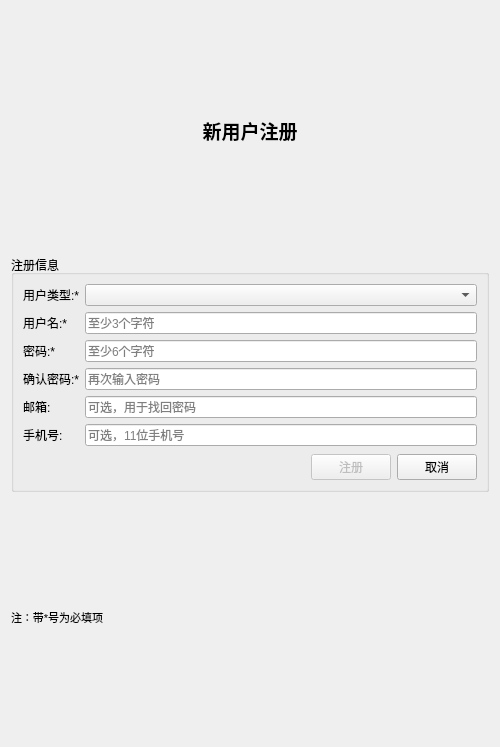
<?xml version="1.0" encoding="UTF-8"?>
<ui version="4.0">
 <class>RegisterDialog</class>
 <widget class="QDialog" name="RegisterDialog">
  <property name="geometry">
   <rect>
    <x>0</x>
    <y>0</y>
    <width>500</width>
    <height>747</height>
   </rect>
  </property>
  <property name="windowTitle">
   <string>用户注册</string>
  </property>
  <layout class="QVBoxLayout" name="verticalLayout">
   <item>
    <widget class="QLabel" name="titleLabel">
     <property name="font">
      <font>
       <pointsize>14</pointsize>
       <weight>75</weight>
       <bold>true</bold>
      </font>
     </property>
     <property name="text">
      <string>新用户注册</string>
     </property>
     <property name="alignment">
      <set>Qt::AlignCenter</set>
     </property>
    </widget>
   </item>
   <item>
    <widget class="QGroupBox" name="groupBox">
     <property name="title">
      <string>注册信息</string>
     </property>
     <layout class="QVBoxLayout" name="verticalLayout_2">
      <item>
       <layout class="QFormLayout" name="formLayout">
        <item row="0" column="0">
         <widget class="QLabel" name="label">
          <property name="text">
           <string>用户类型:*</string>
          </property>
         </widget>
        </item>
        <item row="0" column="1">
         <widget class="QComboBox" name="userTypeCombo"/>
        </item>
        <item row="1" column="0">
         <widget class="QLabel" name="label_2">
          <property name="text">
           <string>用户名:*</string>
          </property>
         </widget>
        </item>
        <item row="1" column="1">
         <widget class="QLineEdit" name="usernameEdit">
          <property name="placeholderText">
           <string>至少3个字符</string>
          </property>
         </widget>
        </item>
        <item row="2" column="0">
         <widget class="QLabel" name="label_3">
          <property name="text">
           <string>密码:*</string>
          </property>
         </widget>
        </item>
        <item row="2" column="1">
         <widget class="QLineEdit" name="passwordEdit">
          <property name="echoMode">
           <enum>QLineEdit::Password</enum>
          </property>
          <property name="placeholderText">
           <string>至少6个字符</string>
          </property>
         </widget>
        </item>
        <item row="3" column="0">
         <widget class="QLabel" name="label_4">
          <property name="text">
           <string>确认密码:*</string>
          </property>
         </widget>
        </item>
        <item row="3" column="1">
         <widget class="QLineEdit" name="confirmEdit">
          <property name="echoMode">
           <enum>QLineEdit::Password</enum>
          </property>
          <property name="placeholderText">
           <string>再次输入密码</string>
          </property>
         </widget>
        </item>
        <item row="4" column="0">
         <widget class="QLabel" name="label_5">
          <property name="text">
           <string>邮箱:</string>
          </property>
         </widget>
        </item>
        <item row="4" column="1">
         <widget class="QLineEdit" name="emailEdit">
          <property name="placeholderText">
           <string>可选，用于找回密码</string>
          </property>
         </widget>
        </item>
        <item row="5" column="0">
         <widget class="QLabel" name="label_6">
          <property name="text">
           <string>手机号:</string>
          </property>
         </widget>
        </item>
        <item row="5" column="1">
         <widget class="QLineEdit" name="phoneEdit">
          <property name="placeholderText">
           <string>可选，11位手机号</string>
          </property>
         </widget>
        </item>
       </layout>
      </item>
      <item>
       <layout class="QHBoxLayout" name="horizontalLayout">
        <item>
         <spacer name="horizontalSpacer">
          <property name="orientation">
           <enum>Qt::Horizontal</enum>
          </property>
          <property name="sizeHint" stdset="0">
           <size>
            <width>40</width>
            <height>20</height>
           </size>
          </property>
         </spacer>
        </item>
        <item>
         <widget class="QPushButton" name="registerButton">
          <property name="enabled">
           <bool>false</bool>
          </property>
          <property name="text">
           <string>注册</string>
          </property>
         </widget>
        </item>
        <item>
         <widget class="QPushButton" name="cancelButton">
          <property name="text">
           <string>取消</string>
          </property>
         </widget>
        </item>
       </layout>
      </item>
     </layout>
    </widget>
   </item>
   <item>
    <widget class="QLabel" name="label_7">
     <property name="font">
      <font>
       <pointsize>8</pointsize>
      </font>
     </property>
     <property name="text">
      <string>注：带*号为必填项</string>
     </property>
    </widget>
   </item>
  </layout>
 </widget>
 <resources/>
 <connections/>
</ui>
